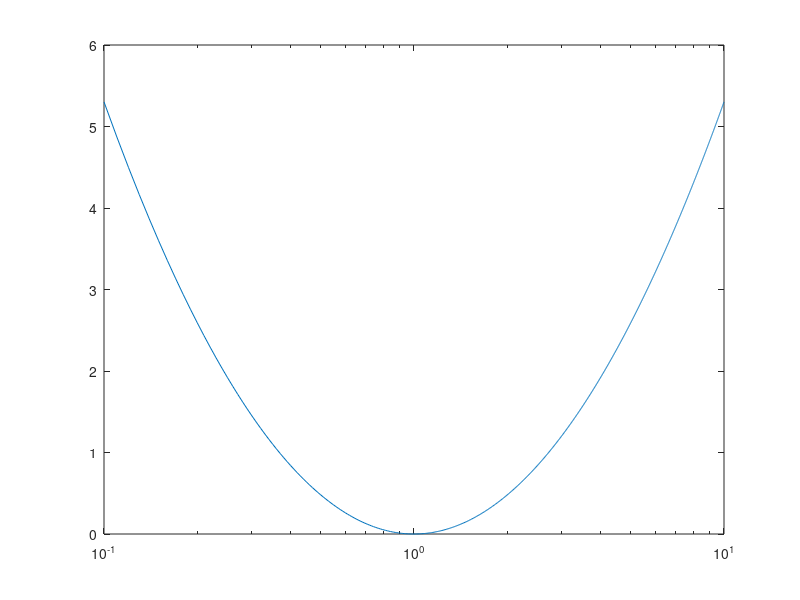

Here is the MATLAB script that generated this plot:
clear
clc
close all

% (MIA GUESS) ci aspettiamo una parabola, essendo il log(x) riportato a
% una retta (poi da elevare al quadrato)

% (SOL):  Il grafico x-logaritmico di f(x) = (log(x)).^2 è formato dai
% punti del piano (log(x),(log(x))2) (e non dai punti (x,f(log(x)))!!).
% Quindi il grafico che si ottiene è una parabola con la concavità
% verso l’alto (tipo y = x.^2).

f = @(x) (log(x)).^2;

x = 0.1:0.01:10;

semilogx(x, f(x));